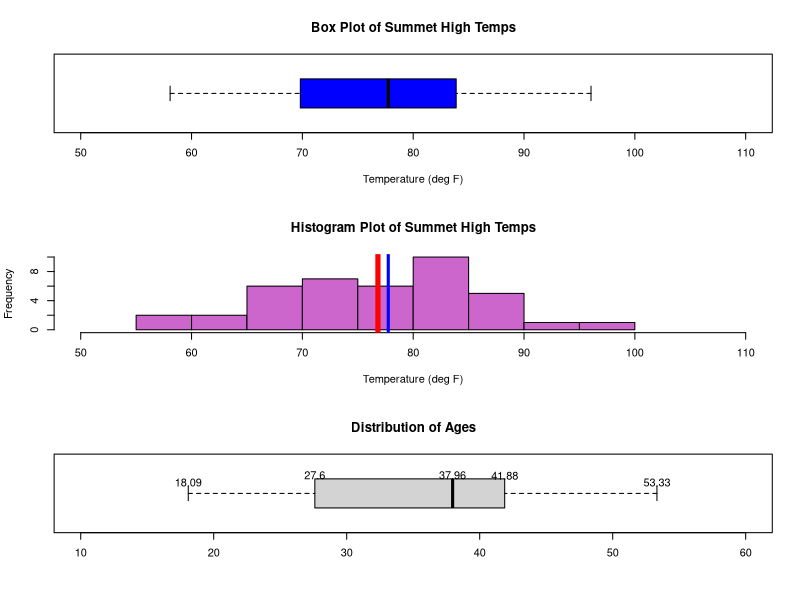

The R script that drew this image:
# Section 2.4 Box Plots

# Generating 40 normally distributed values of temperature with a mean of 76 degress and a standard deviation of 9 degress.
temps <- rnorm(40, 76, 9)

# Generating some general statistics from the temps dataset
print("Header Values")
print(head(temps))
print("Summary Stats")
print(summary(temps))
print("Five Number Summary")
print("Min Value - 1st Quartile - Median - 3rd Quartile - Max Value")
print(fivenum(temps))

# Contrasting a box plot Vs. a histogram

# Setting the plot area
par(mfrow = c(3,1))
# Creating the box plot
boxplot(temps, main = "Box Plot of Summet High Temps", ylim = c(50, 110), xlab = "Temperature (deg F)", horizontal = T, col = "blue")
# Creating the histogram
hist(temps,  main = "Histogram Plot of Summet High Temps", xlim = c(50, 110), xlab = "Temperature (deg F)", col = "#cc66cc")
# Adding a vertical line at the mean
abline(v = mean(temps), lwd = 5, col = "red")
# Adding a vertical line  at the meadian
abline(v = median(temps), lwd = 3, col = "blue")

# Drawing a box plot with comprenhensive labeling

# Generating random data to plot
dfx <- data.frame(
	group = c(rep('A', 8), rep('B', 15), rep('C',6)),
	sex = sample(c("M", "F"), size = 29, replace = T),
	age = runif(n = 29, min = 18, max = 54)
)
# Define labels for the plot
my.labels <- round(fivenum(dfx$age), digits = 2)
# Creating the box plot for the Age variable of the dfx data frame
boxplot(dfx$age, horizontal = T, ylim = c(10, 60), col = "lightgray", add = F, main = "Distribution of Ages")
# Finally we add the labels we define previously to put the five numbers over the box plot.
text(x = my.labels, y = c(1.15, 1.25, 1.25, 1.25, 1.15), labels = my.labels)
